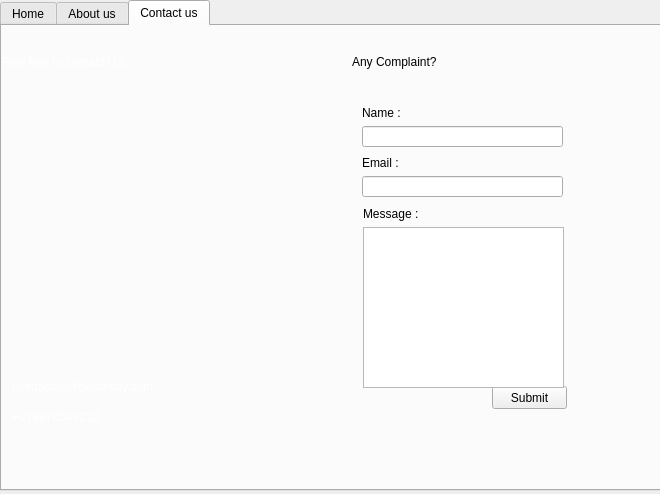
<?xml version="1.0" encoding="UTF-8"?>
<ui version="4.0">
 <class>home</class>
 <widget class="QDialog" name="home">
  <property name="geometry">
   <rect>
    <x>0</x>
    <y>0</y>
    <width>660</width>
    <height>494</height>
   </rect>
  </property>
  <property name="windowTitle">
   <string>Dialog</string>
  </property>
  <widget class="QTabWidget" name="tabWidget">
   <property name="geometry">
    <rect>
     <x>0</x>
     <y>0</y>
     <width>661</width>
     <height>491</height>
    </rect>
   </property>
   <property name="currentIndex">
    <number>2</number>
   </property>
   <widget class="QWidget" name="tab_home">
    <attribute name="title">
     <string>Home</string>
    </attribute>
    <widget class="QLabel" name="label">
     <property name="geometry">
      <rect>
       <x>270</x>
       <y>0</y>
       <width>401</width>
       <height>471</height>
      </rect>
     </property>
     <property name="text">
      <string/>
     </property>
     <property name="pixmap">
      <pixmap resource="resource.qrc">:/resource/Images/download.jpg</pixmap>
     </property>
     <property name="scaledContents">
      <bool>true</bool>
     </property>
     <property name="alignment">
      <set>Qt::AlignCenter</set>
     </property>
    </widget>
    <widget class="QGroupBox" name="groupBox">
     <property name="geometry">
      <rect>
       <x>270</x>
       <y>160</y>
       <width>401</width>
       <height>301</height>
      </rect>
     </property>
     <property name="styleSheet">
      <string notr="true">font: 10pt &quot;MS Shell Dlg 2&quot;;</string>
     </property>
     <property name="title">
      <string>Book hotels, Resturants, cabs and much more</string>
     </property>
     <widget class="QTabWidget" name="tabWidget_2">
      <property name="geometry">
       <rect>
        <x>40</x>
        <y>20</y>
        <width>341</width>
        <height>271</height>
       </rect>
      </property>
      <property name="currentIndex">
       <number>2</number>
      </property>
      <widget class="QWidget" name="tab">
       <attribute name="title">
        <string>Hotels</string>
       </attribute>
       <layout class="QVBoxLayout" name="verticalLayout_5">
        <item>
         <layout class="QHBoxLayout" name="horizontalLayout_5">
          <item>
           <widget class="QLabel" name="label_2">
            <property name="text">
             <string>Select city : </string>
            </property>
           </widget>
          </item>
          <item>
           <widget class="QComboBox" name="comboBox"/>
          </item>
         </layout>
        </item>
        <item>
         <layout class="QVBoxLayout" name="verticalLayout">
          <item>
           <widget class="QLabel" name="label_3">
            <property name="text">
             <string>Check in : </string>
            </property>
           </widget>
          </item>
          <item>
           <layout class="QHBoxLayout" name="horizontalLayout_3">
            <item>
             <widget class="QLabel" name="label_23">
              <property name="text">
               <string>Date :</string>
              </property>
             </widget>
            </item>
            <item>
             <widget class="QLineEdit" name="checkin_date">
              <property name="placeholderText">
               <string>Date DD/MM/YY</string>
              </property>
             </widget>
            </item>
            <item>
             <widget class="QLabel" name="label_25">
              <property name="text">
               <string>Time :</string>
              </property>
             </widget>
            </item>
            <item>
             <widget class="QLineEdit" name="checkin_time">
              <property name="placeholderText">
               <string>Time HH:MM</string>
              </property>
             </widget>
            </item>
           </layout>
          </item>
         </layout>
        </item>
        <item>
         <layout class="QVBoxLayout" name="verticalLayout_4">
          <item>
           <widget class="QLabel" name="label_4">
            <property name="text">
             <string>Check out : </string>
            </property>
           </widget>
          </item>
          <item>
           <layout class="QHBoxLayout" name="horizontalLayout_2">
            <item>
             <widget class="QLabel" name="label_24">
              <property name="text">
               <string>Date :</string>
              </property>
             </widget>
            </item>
            <item>
             <widget class="QLineEdit" name="chechout_date">
              <property name="placeholderText">
               <string>DD/MM/YY</string>
              </property>
             </widget>
            </item>
            <item>
             <widget class="QLabel" name="label_26">
              <property name="text">
               <string>Time :</string>
              </property>
             </widget>
            </item>
            <item>
             <widget class="QLineEdit" name="checkout_time">
              <property name="placeholderText">
               <string>HH:MM</string>
              </property>
             </widget>
            </item>
           </layout>
          </item>
         </layout>
        </item>
        <item>
         <layout class="QHBoxLayout" name="horizontalLayout_4">
          <item>
           <widget class="QLabel" name="label_5">
            <property name="text">
             <string>Person  :</string>
            </property>
           </widget>
          </item>
          <item>
           <widget class="QComboBox" name="combo_person"/>
          </item>
         </layout>
        </item>
        <item>
         <widget class="QPushButton" name="pushButton">
          <property name="text">
           <string>Search Hotels</string>
          </property>
         </widget>
        </item>
       </layout>
      </widget>
      <widget class="QWidget" name="tab_2">
       <attribute name="title">
        <string>Resturants</string>
       </attribute>
       <layout class="QVBoxLayout" name="verticalLayout_2">
        <item>
         <widget class="QLabel" name="label_30">
          <property name="text">
           <string>Now, book a table of uour choice..</string>
          </property>
         </widget>
        </item>
        <item>
         <layout class="QHBoxLayout" name="horizontalLayout">
          <item>
           <widget class="QLabel" name="label_6">
            <property name="text">
             <string>City : </string>
            </property>
           </widget>
          </item>
          <item>
           <widget class="QComboBox" name="comboBox_2"/>
          </item>
         </layout>
        </item>
        <item>
         <layout class="QHBoxLayout" name="horizontalLayout_6">
          <item>
           <widget class="QLabel" name="label_31">
            <property name="text">
             <string>Name :                                              </string>
            </property>
           </widget>
          </item>
          <item>
           <widget class="QLineEdit" name="tablename"/>
          </item>
         </layout>
        </item>
        <item>
         <layout class="QHBoxLayout" name="horizontalLayout_11">
          <item>
           <widget class="QLabel" name="label_7">
            <property name="text">
             <string>Person : </string>
            </property>
           </widget>
          </item>
          <item>
           <widget class="QComboBox" name="comboBox_3"/>
          </item>
         </layout>
        </item>
        <item>
         <widget class="QPushButton" name="pushButton_2">
          <property name="text">
           <string>Search</string>
          </property>
         </widget>
        </item>
       </layout>
      </widget>
      <widget class="QWidget" name="tab_3">
       <attribute name="title">
        <string>cabs</string>
       </attribute>
       <layout class="QVBoxLayout" name="verticalLayout_7">
        <item>
         <layout class="QHBoxLayout" name="horizontalLayout_7">
          <item>
           <widget class="QLabel" name="label_27">
            <property name="text">
             <string>Select city :</string>
            </property>
           </widget>
          </item>
          <item>
           <widget class="QComboBox" name="comboBox_4"/>
          </item>
         </layout>
        </item>
        <item>
         <layout class="QHBoxLayout" name="horizontalLayout_8">
          <item>
           <widget class="QLabel" name="label_8">
            <property name="text">
             <string>Source       : </string>
            </property>
           </widget>
          </item>
          <item>
           <widget class="QLineEdit" name="source_cab">
            <property name="placeholderText">
             <string/>
            </property>
           </widget>
          </item>
         </layout>
        </item>
        <item>
         <layout class="QHBoxLayout" name="horizontalLayout_9">
          <item>
           <widget class="QLabel" name="label_9">
            <property name="text">
             <string>Destination :  </string>
            </property>
           </widget>
          </item>
          <item>
           <widget class="QLineEdit" name="destination_cab"/>
          </item>
         </layout>
        </item>
        <item>
         <layout class="QVBoxLayout" name="verticalLayout_6">
          <item>
           <layout class="QVBoxLayout" name="verticalLayout_3">
            <item>
             <widget class="QLabel" name="label_10">
              <property name="text">
               <string>Booking Details :  :</string>
              </property>
             </widget>
            </item>
            <item>
             <layout class="QHBoxLayout" name="horizontalLayout_10">
              <item>
               <widget class="QLabel" name="label_28">
                <property name="text">
                 <string>Date :</string>
                </property>
               </widget>
              </item>
              <item>
               <widget class="QLineEdit" name="cab_date"/>
              </item>
              <item>
               <widget class="QLabel" name="label_29">
                <property name="text">
                 <string>Time : </string>
                </property>
               </widget>
              </item>
              <item>
               <widget class="QLineEdit" name="cab_time"/>
              </item>
             </layout>
            </item>
           </layout>
          </item>
          <item>
           <widget class="QPushButton" name="pushButton_3">
            <property name="text">
             <string>Search Cabs</string>
            </property>
           </widget>
          </item>
         </layout>
        </item>
       </layout>
      </widget>
     </widget>
    </widget>
    <widget class="QLabel" name="label_32">
     <property name="geometry">
      <rect>
       <x>0</x>
       <y>-10</y>
       <width>271</width>
       <height>491</height>
      </rect>
     </property>
     <property name="text">
      <string/>
     </property>
     <property name="pixmap">
      <pixmap resource="resource.qrc">:/resource/Images/inspirational-quotes.jpg</pixmap>
     </property>
     <property name="scaledContents">
      <bool>true</bool>
     </property>
     <property name="alignment">
      <set>Qt::AlignCenter</set>
     </property>
    </widget>
    <zorder>label_32</zorder>
    <zorder>label</zorder>
    <zorder>groupBox</zorder>
   </widget>
   <widget class="QWidget" name="tab_aboutus">
    <attribute name="title">
     <string>About us</string>
    </attribute>
    <widget class="QLabel" name="label_11">
     <property name="geometry">
      <rect>
       <x>0</x>
       <y>0</y>
       <width>661</width>
       <height>381</height>
      </rect>
     </property>
     <property name="text">
      <string/>
     </property>
     <property name="pixmap">
      <pixmap resource="resource.qrc">:/resource/Images/download.jpg</pixmap>
     </property>
     <property name="scaledContents">
      <bool>true</bool>
     </property>
    </widget>
    <widget class="QLabel" name="label_12">
     <property name="geometry">
      <rect>
       <x>30</x>
       <y>220</y>
       <width>601</width>
       <height>16</height>
      </rect>
     </property>
     <property name="styleSheet">
      <string notr="true">font: 9pt &quot;MS Shell Dlg 2&quot;;</string>
     </property>
     <property name="text">
      <string>As a name itself define our work we are here to provide a first class services to our customers. Our customers are our first</string>
     </property>
    </widget>
    <widget class="QLabel" name="label_home_status">
     <property name="geometry">
      <rect>
       <x>10</x>
       <y>380</y>
       <width>261</width>
       <height>16</height>
      </rect>
     </property>
     <property name="text">
      <string>Status :  </string>
     </property>
    </widget>
    <widget class="QLabel" name="label_13">
     <property name="geometry">
      <rect>
       <x>30</x>
       <y>240</y>
       <width>591</width>
       <height>16</height>
      </rect>
     </property>
     <property name="styleSheet">
      <string notr="true">font: 9pt &quot;MS Shell Dlg 2&quot;;</string>
     </property>
     <property name="text">
      <string>are our first Priority. SO Best in city helps every individual to book hotels from any city at any time. You can  book a cab.</string>
     </property>
    </widget>
    <widget class="QLabel" name="label_14">
     <property name="geometry">
      <rect>
       <x>30</x>
       <y>260</y>
       <width>611</width>
       <height>16</height>
      </rect>
     </property>
     <property name="styleSheet">
      <string notr="true">font: 9pt &quot;MS Shell Dlg 2&quot;;</string>
     </property>
     <property name="text">
      <string>book a cab from our website there is no need to move to another website for cab booking. We also provide</string>
     </property>
    </widget>
    <widget class="QLabel" name="label_15">
     <property name="geometry">
      <rect>
       <x>30</x>
       <y>280</y>
       <width>611</width>
       <height>16</height>
      </rect>
     </property>
     <property name="styleSheet">
      <string notr="true">font: 9pt &quot;MS Shell Dlg 2&quot;;</string>
     </property>
     <property name="text">
      <string>a feature of resturant booking which helps to book your table earlier and can enjoy your time with your family</string>
     </property>
    </widget>
    <widget class="QLabel" name="label_16">
     <property name="geometry">
      <rect>
       <x>30</x>
       <y>300</y>
       <width>521</width>
       <height>16</height>
      </rect>
     </property>
     <property name="styleSheet">
      <string notr="true">font: 9pt &quot;MS Shell Dlg 2&quot;;</string>
     </property>
     <property name="text">
      <string>and friends. You can contact us for any detail.</string>
     </property>
    </widget>
    <widget class="QLabel" name="label_33">
     <property name="geometry">
      <rect>
       <x>0</x>
       <y>0</y>
       <width>661</width>
       <height>191</height>
      </rect>
     </property>
     <property name="text">
      <string/>
     </property>
     <property name="pixmap">
      <pixmap resource="resource.qrc">:/resource/Images/About-Us.png</pixmap>
     </property>
     <property name="scaledContents">
      <bool>true</bool>
     </property>
    </widget>
   </widget>
   <widget class="QWidget" name="tab_contact">
    <attribute name="title">
     <string>Contact us</string>
    </attribute>
    <widget class="QLabel" name="label_34">
     <property name="geometry">
      <rect>
       <x>0</x>
       <y>0</y>
       <width>341</width>
       <height>471</height>
      </rect>
     </property>
     <property name="text">
      <string/>
     </property>
     <property name="pixmap">
      <pixmap resource="resource.qrc">:/resource/Images/website-contact-us-icons-post-internet-page-concept-icon-five-paper-isolated-white-background-32678534.png</pixmap>
     </property>
     <property name="scaledContents">
      <bool>true</bool>
     </property>
    </widget>
    <widget class="QLabel" name="label_35">
     <property name="geometry">
      <rect>
       <x>330</x>
       <y>0</y>
       <width>331</width>
       <height>471</height>
      </rect>
     </property>
     <property name="text">
      <string/>
     </property>
     <property name="pixmap">
      <pixmap resource="resource.qrc">:/resource/Images/57856.jpg</pixmap>
     </property>
     <property name="scaledContents">
      <bool>true</bool>
     </property>
    </widget>
    <widget class="QLabel" name="label_36">
     <property name="geometry">
      <rect>
       <x>0</x>
       <y>20</y>
       <width>331</width>
       <height>31</height>
      </rect>
     </property>
     <property name="styleSheet">
      <string notr="true">font: 75 22pt &quot;Rosewood Std Regular&quot;;
color: rgb(255, 255, 255)</string>
     </property>
     <property name="text">
      <string>Feel free to contact Us..</string>
     </property>
    </widget>
    <widget class="QLabel" name="label_37">
     <property name="geometry">
      <rect>
       <x>10</x>
       <y>350</y>
       <width>231</width>
       <height>21</height>
      </rect>
     </property>
     <property name="styleSheet">
      <string notr="true">color: rgb(255, 255, 255);
font: 75 12pt &quot;MS Shell Dlg 2&quot;;</string>
     </property>
     <property name="text">
      <string>Contactus@bestincity.com</string>
     </property>
    </widget>
    <widget class="QLabel" name="label_38">
     <property name="geometry">
      <rect>
       <x>10</x>
       <y>380</y>
       <width>231</width>
       <height>21</height>
      </rect>
     </property>
     <property name="styleSheet">
      <string notr="true">color: rgb(255, 255, 255);
font: 75 12pt &quot;MS Shell Dlg 2&quot;;</string>
     </property>
     <property name="text">
      <string>+919876543210</string>
     </property>
    </widget>
    <widget class="QLabel" name="label_39">
     <property name="geometry">
      <rect>
       <x>350</x>
       <y>20</y>
       <width>241</width>
       <height>31</height>
      </rect>
     </property>
     <property name="styleSheet">
      <string notr="true">color:rgb(0, 0, 0);
font: 75 22pt &quot;Rosewood Std Regular&quot;;</string>
     </property>
     <property name="text">
      <string>Any Complaint?</string>
     </property>
    </widget>
    <widget class="QPushButton" name="pushButton_4">
     <property name="geometry">
      <rect>
       <x>490</x>
       <y>360</y>
       <width>75</width>
       <height>23</height>
      </rect>
     </property>
     <property name="text">
      <string>Submit</string>
     </property>
    </widget>
    <widget class="QWidget" name="">
     <property name="geometry">
      <rect>
       <x>360</x>
       <y>80</y>
       <width>201</width>
       <height>41</height>
      </rect>
     </property>
     <layout class="QVBoxLayout" name="verticalLayout_8">
      <item>
       <widget class="QLabel" name="label_40">
        <property name="text">
         <string>Name :</string>
        </property>
       </widget>
      </item>
      <item>
       <widget class="QLineEdit" name="complaint_name"/>
      </item>
     </layout>
    </widget>
    <widget class="QWidget" name="">
     <property name="geometry">
      <rect>
       <x>360</x>
       <y>130</y>
       <width>201</width>
       <height>41</height>
      </rect>
     </property>
     <layout class="QVBoxLayout" name="verticalLayout_9">
      <item>
       <widget class="QLabel" name="label_41">
        <property name="text">
         <string>Email : </string>
        </property>
       </widget>
      </item>
      <item>
       <widget class="QLineEdit" name="complaint_email"/>
      </item>
     </layout>
    </widget>
    <widget class="QWidget" name="">
     <property name="geometry">
      <rect>
       <x>361</x>
       <y>181</y>
       <width>201</width>
       <height>181</height>
      </rect>
     </property>
     <layout class="QVBoxLayout" name="verticalLayout_10">
      <item>
       <widget class="QLabel" name="label_42">
        <property name="text">
         <string>Message :</string>
        </property>
       </widget>
      </item>
      <item>
       <widget class="QTextEdit" name="complaint_msg"/>
      </item>
     </layout>
    </widget>
   </widget>
  </widget>
 </widget>
 <resources>
  <include location="resource.qrc"/>
 </resources>
 <connections/>
</ui>
